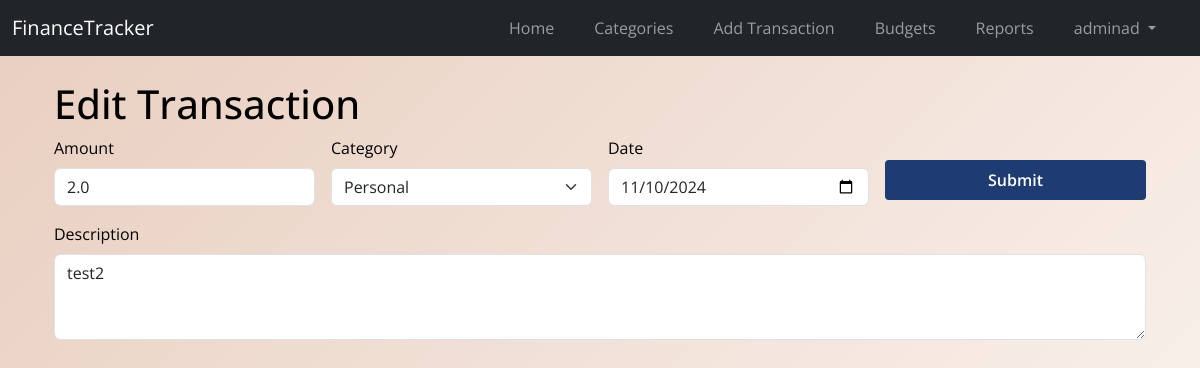
Page /edit_transaction/2 (signed in) on the earlier database version.
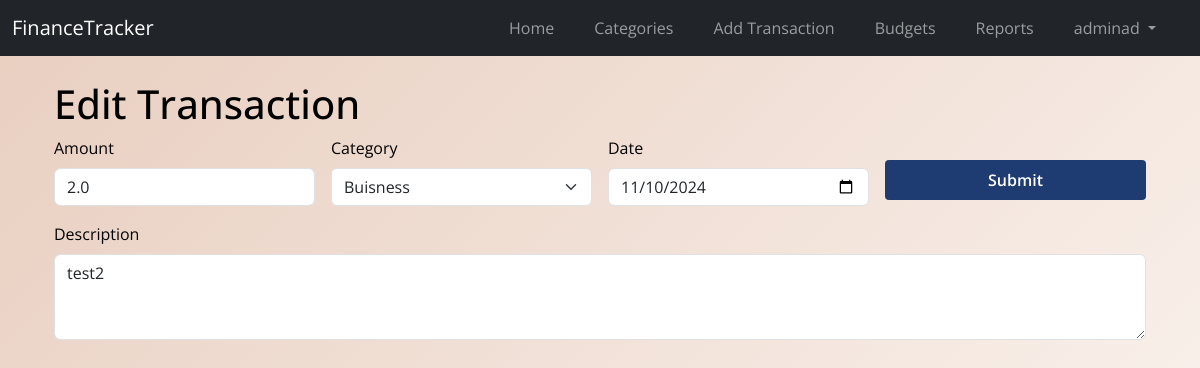
Same page on the later database version.
### app/models.py (models this page shows, shortened)
class Transaction(db.Model):
    id = db.Column(db.Integer, primary_key=True)
    amount = db.Column(db.Float, nullable=False)
    date = db.Column(db.DateTime, index=True, nullable=False)
    description = db.Column(db.String(200))
    user_id = db.Column(db.Integer, db.ForeignKey('user.id'), nullable=False)
    category_id = db.Column(db.Integer, db.ForeignKey('category.id'))
    category = db.relationship('Category', back_populates='transactions', lazy=True)

### app/routes.py (the view, shortened to what this page needs)
@app.route('/edit_transaction/<int:transaction_id>', methods=['GET', 'POST'])
@login_required
def edit_transaction(transaction_id):
    transaction = Transaction.query.get_or_404(transaction_id)
    if transaction.user_id != current_user.id:
        flash('You do not have permission to edit this transaction.')
        return redirect(url_for('index'))
    form = TransactionForm(obj=transaction)
    form.category.choices = [(c.id, c.name) for c in Category.query.filter_by(user_id=current_user.id).all()]
    return render_template('edit_transaction.html', title='Edit Transaction', form=form, transaction=transaction)

### app/forms.py
class TransactionForm(FlaskForm):
    amount = FloatField('Amount', validators=[DataRequired()])
    category = SelectField('Category', coerce=int, validators=[DataRequired()])
    date = DateField('Date', validators=[DataRequired()], format='%Y-%m-%d')
    description = TextAreaField('Description', validators=[Length(max=200)])
    submit = SubmitField('Submit')

### app/__init__.py (called while the page is built)
@login.user_loader
def load_user(user_id):
    return User.query.get(int(user_id))

### templates/edit_transaction.html (shortened to what this page needs)
{% extends 'base.html' %}
{% block content %}
<div class="container">
    <h1>Edit Transaction</h1>
    <form method="post" class="row g-3">
        <div class="col-md-3">
            {{ form.amount.label(class="form-label") }}
            {{ form.amount(class="form-control", placeholder="Enter amount") }}
        </div>
        <div class="col-md-3">
            {{ form.category.label(class="form-label") }}
            {{ form.category(class="form-select") }}
        </div>
        <div class="col-md-3">
            {{ form.date.label(class="form-label") }}
            {{ form.date(class="form-control") }}
        </div>
        <div class="col-md-3">
            {{ form.submit(class="btn btn-primary mt-4") }}
        </div>
        <div class="col-12">
            {{ form.description.label(class="form-label") }}
            {{ form.description(class="form-control", rows="3", placeholder="Enter description") }}
        </div>
    </form>
</div>
{% endblock %}

Differences in the rows shown:
changed Transaction "test2": category "Personal" → "Buisness"
